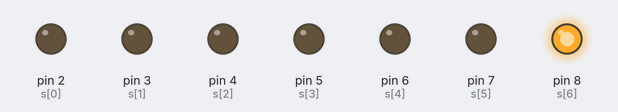
Simulated run of this sketch. Board: Arduino Uno, built with avr-gcc and run on an emulated ATmega328P. On the bench: output pins drawn as LEDs (lit = HIGH).

Above: at 0.1 s.
At 3.1 s:
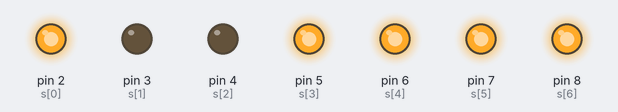
At 9.1 s:
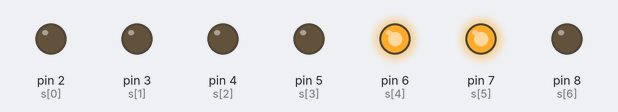
At 18.1 s:
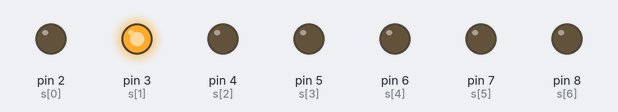
At 27.1 s:
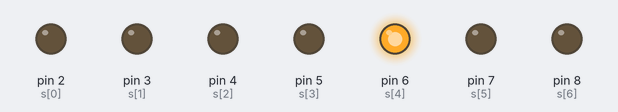
At 36.1 s:
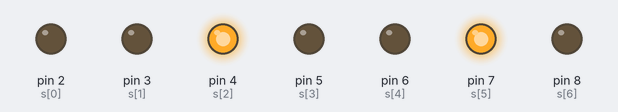
Timing chart, 0 to 40.0 s (numbered marks = the images above):
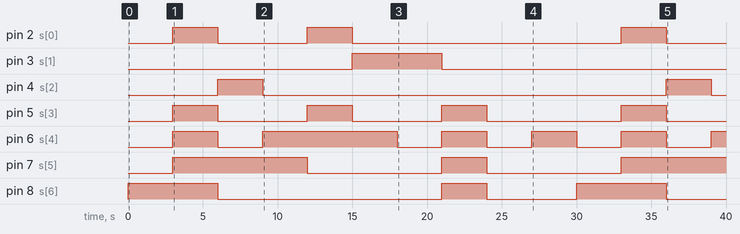

The sketch:

_7segment_display.ino
```cpp
int array[10][7]={

  {0,0,0,0,0,0,1},
  {1,0,0,1,1,1,1},
  {0,0,1,0,0,1,0},
  {0,0,0,0,1,1,0},
  {1,0,0,1,1,0,0},
  {0,1,0,0,1,0,0},
  {0,1,0,0,0,0,0},
  {0,0,0,1,1,1,1},
  {0,0,0,0,0,0,0},
  {0,0,0,0,1,0,0}};
  int s[]={2,3,4,5,6,7,8};
void setup()
{
  for(int i=0;i<7;i++)
  {
  pinMode(s[i],OUTPUT);
  }
}
  void loop()
  {
    for(int count=0;count<10;count++)
    {
      for(int j=0;j<7;j++)
      {
        digitalWrite(s[j],array[count][j]);
      }
      delay(3000);
    }
  }
```

Measured:
- by itself, pin 2 (s[0]): goes HIGH 3.0 s, LOW 6.0 s, HIGH 3.0 s, LOW 18.0 s, HIGH 3.0 s, then LOW
- by itself, pin 3 (s[1]): LOW → HIGH at 15.0 s, → LOW 6.0 s later
- by itself, pin 4 (s[2]): alternates HIGH for 3.0 s and LOW for 27.0 s
- by itself, pin 5 (s[3]): LOW → HIGH at 3.0 s, → LOW 3.0 s later, → HIGH 6.0 s later, → LOW 3.0 s later, … (8 changes in this stretch)
- by itself, pin 6 (s[4]): goes HIGH 3.0 s, LOW 3.0 s, HIGH 9.0 s, 3 × (LOW 3.0 s, HIGH 3.0 s), LOW 3.0 s, then HIGH
- by itself, pin 7 (s[5]): goes HIGH 9.0 s, LOW 9.0 s, HIGH 3.0 s, LOW 9.0 s, then HIGH
- by itself, pin 8 (s[6]): goes HIGH 6.0 s, LOW 15.0 s, HIGH 3.0 s, LOW 6.0 s, HIGH 6.0 s, then LOW
